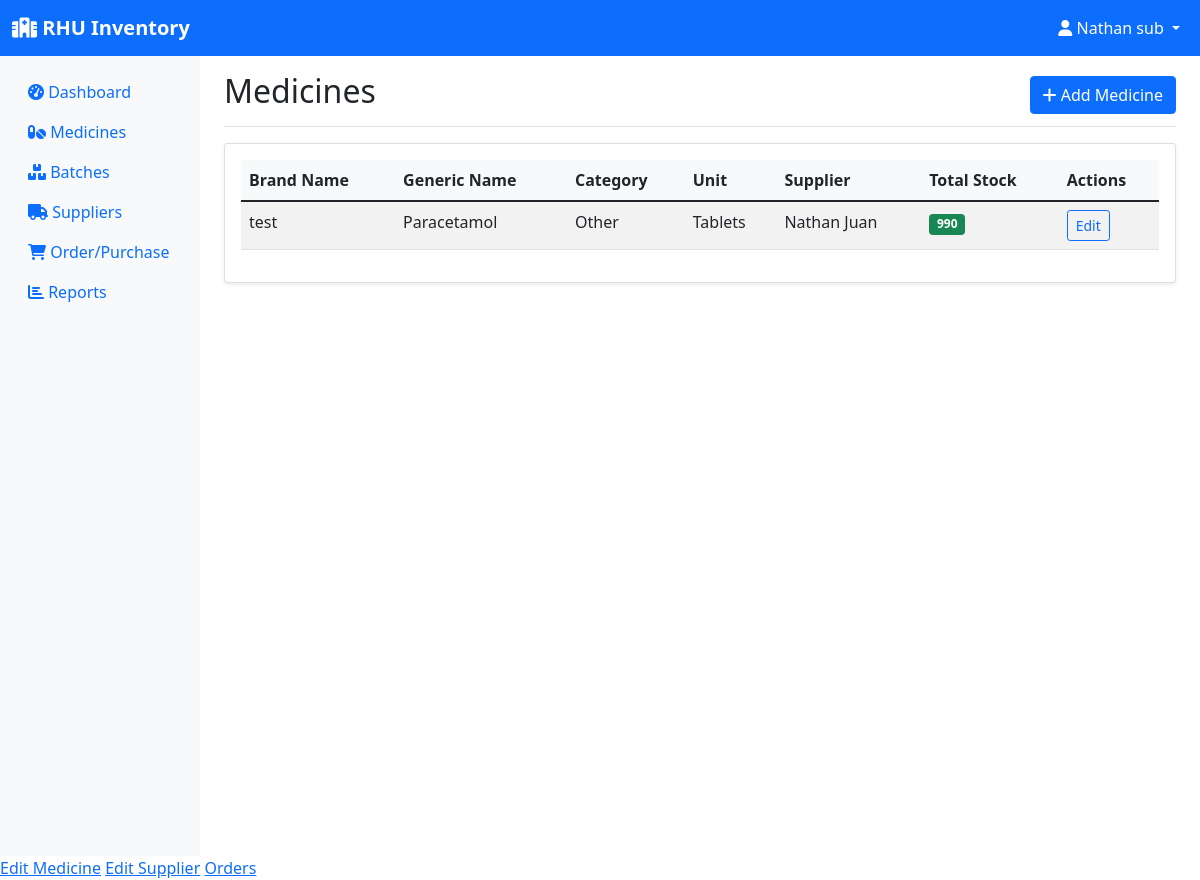
/inventory (signed in), run on the app's committed database.
### models.py (models this page shows, shortened)
class User(UserMixin, db.Model):
    id = db.Column(db.Integer, primary_key=True)
    username = db.Column(db.String(150), unique=True, nullable=False)
    password = db.Column(db.String(256), nullable=False)
    role = db.Column(db.String(20), nullable=False, default='employee')  # pharmacist, manager, assistant
    email = db.Column(db.String(120), unique=True, nullable=False)
    created_at = db.Column(db.DateTime, default=datetime.utcnow)

class Medicine(db.Model):
    id = db.Column(db.Integer, primary_key=True)
    name = db.Column(db.String(100), nullable=False)
    generic_name = db.Column(db.String(100))
    category = db.Column(db.String(50))
    unit = db.Column(db.String(20))  # e.g., tablets, bottles, etc.
    supplier_id = db.Column(db.Integer, db.ForeignKey('supplier.id'), nullable=False)
    created_at = db.Column(db.DateTime, default=datetime.utcnow)
    batches = db.relationship('Batch', backref='medicine', lazy=True)
    order_items = db.relationship('OrderItem', backref='medicine', lazy=True)
    @property
    def total_quantity(self):
        return sum(batch.quantity for batch in self.batches)

class Supplier(db.Model):
    id = db.Column(db.Integer, primary_key=True)
    name = db.Column(db.String(100), nullable=False)
    contact_person = db.Column(db.String(100))
    phone = db.Column(db.String(20))
    email = db.Column(db.String(120))
    address = db.Column(db.String(200))
    created_at = db.Column(db.DateTime, default=datetime.utcnow)
    medicines = db.relationship('Medicine', backref='supplier', lazy=True)
    orders = db.relationship('Order', backref='supplier', lazy=True)

class Batch(db.Model):
    id = db.Column(db.Integer, primary_key=True)
    batch_number = db.Column(db.String(50), nullable=False)
    medicine_id = db.Column(db.Integer, db.ForeignKey('medicine.id'), nullable=False)
    quantity = db.Column(db.Integer, nullable=False)
    expiration_date = db.Column(db.Date, nullable=False)
    manufacturing_date = db.Column(db.Date)
    unit_price = db.Column(db.Float)
    created_at = db.Column(db.DateTime, default=datetime.utcnow)
    transactions = db.relationship('StockTransaction', backref='batch', lazy=True)

### app.py (the view)
@app.route('/inventory')
@login_required
def inventory():
    medicines = Medicine.query.all()
    return render_template('inventory.html', medicines=medicines)

### app.py (called while the page is built)
@login_manager.user_loader
def load_user(user_id):
    return User.query.get(int(user_id))

### templates/inventory.html (shortened to what this page needs)
{% extends "base.html" %}
{% block content %}
<div class="d-flex justify-content-between flex-wrap flex-md-nowrap align-items-center pt-3 pb-2 mb-3 border-bottom">
    <h1 class="h2">Medicines</h1>
    {% if current_user.role != 'employee' %}
    <a href="{{ url_for('add_medicine') }}" class="btn btn-primary">
        <i class="fas fa-plus"></i> Add Medicine
    </a>
    {% endif %}
</div>
<div class="card">
    <div class="card-body">
        {% if medicines %}
        <div class="table-responsive">
            <table class="table table-striped">
                <thead>
                    <tr>
                        <th>Brand Name</th>
                        <th>Generic Name</th>
                        <th>Category</th>
                        <th>Unit</th>
                        <th>Supplier</th>
                        <th>Total Stock</th>
                        <th>Actions</th>
                    </tr>
                </thead>
                <tbody>
                    {% for medicine in medicines %}
                    <tr>
                        <td>{{ medicine.name }}</td>
                        <td>{{ medicine.generic_name or '-' }}</td>
                        <td>{{ medicine.category or '-' }}</td>
                        <td>{{ medicine.unit or '-' }}</td>
                        <td>{{ medicine.supplier.name }}</td>
                        <td>
                            <span class="badge bg-{{ 'danger' if medicine.total_quantity <= 10 else 'success' }}">
                                {{ medicine.total_quantity }}
                            </span>
                        </td>
                        <td>
                            {% if current_user.role != 'employee' %}
                                <a href="{{ url_for('edit_medicine', id=medicine.id) }}" class="btn btn-sm btn-outline-primary">
                                    Edit
                                </a>
                            {% endif %}
                        </td>
                    </tr>
                    {% endfor %}
                </tbody>
            </table>
        </div>
        {% else %}
        <div class="text-center py-4">
            <i class="fas fa-pills fa-3x text-muted mb-3"></i>
            <p class="text-muted">No medicines found. <a href="{{ url_for('add_medicine') }}">Add your first medicine</a>.</p>
        </div>
        {% endif %}
    </div>
</div>
{% endblock %}

### templates/base.html (shortened to what this page needs)
<!DOCTYPE html>
<html lang="en">
<head>
    <link href="https://cdn.jsdelivr.net/npm/bootstrap@5.1.3/dist/css/bootstrap.min.css" rel="stylesheet">
    <link href="https://cdnjs.cloudflare.com/ajax/libs/font-awesome/6.0.0/css/all.min.css" rel="stylesheet">
</head>
<body>
    <nav class="navbar navbar-expand-lg navbar-dark bg-primary">
        <div class="container-fluid">
            <a class="navbar-brand" href="{{ url_for('dashboard') }}">
                <i class="fas fa-hospital"></i> RHU Inventory
            </a>
            {% if current_user.is_authenticated %}
            <div class="navbar-nav ms-auto">
                <div class="nav-item dropdown">
                    <a class="nav-link dropdown-toggle text-white" href="#" id="navbarDropdown" role="button" data-bs-toggle="dropdown">
                        <i class="fas fa-user"></i> {{ current_user.username }}
                    </a>
                </div>
            </div>
            {% endif %}
        </div>
    </nav>
    <div class="container-fluid">
        <div class="row">
            {% if current_user.is_authenticated %}
            <nav class="col-md-3 col-lg-2 d-md-block sidebar collapse">
                <div class="position-sticky pt-3">
                    <ul class="nav flex-column">
                        <li class="nav-item">
                            <a class="nav-link" href="{{ url_for('dashboard') }}">
                                <i class="fas fa-tachometer-alt"></i> Dashboard
                            </a>
                        </li>
                        <li class="nav-item">
                            <a class="nav-link" href="{{ url_for('inventory') }}">
                                <i class="fas fa-pills"></i> Medicines
                            </a>
                        </li>
                        <li class="nav-item">
                            <a class="nav-link" href="{{ url_for('batches') }}">
                                <i class="fas fa-boxes"></i> Batches
                            </a>
                        </li>
                        <li class="nav-item">
                            <a class="nav-link" href="{{ url_for('suppliers') }}">
                                <i class="fas fa-truck"></i> Suppliers
                            </a>
                        </li>
                        <li class="nav-item">
                            <a class="nav-link" href="{{ url_for('orders') }}">
                                <i class="fas fa-shopping-cart"></i> Order/Purchase
                            </a>
                        </li>
                        <li class="nav-item">
                            <a class="nav-link" href="{{ url_for('reports') }}">
                                <i class="fas fa-chart-bar"></i> Reports
                            </a>
                        </li>
                    </ul>
                </div>
            </nav>
            {% endif %}
            <main class="{% if current_user.is_authenticated %}col-md-9 ms-sm-auto col-lg-10 px-md-4{% else %}col-12{% endif %}">
                {% block content %}{% endblock %}
            </main>
        </div>
    </div>
    {% if current_user.is_authenticated %}
        {% if current_user.role == 'admin' %}
            <a href="{{ edit_medicine_url }}">Edit Medicine</a>
            <a href="{{ edit_supplier_url }}">Edit Supplier</a>
            <a href="{{ orders_url }}">Orders</a>
            <a href="{{ reports_url }}">Reports</a>
        {% elif current_user.role == 'sub-admin' %}
            <a href="{{ edit_medicine_url }}">Edit Medicine</a>
            <a href="{{ edit_supplier_url }}">Edit Supplier</a>
            <a href="{{ orders_url }}">Orders</a>
        {% elif current_user.role == 'employee' %}
            <a href="{{ orders_url }}">Orders</a>
            <a href="{{ reports_url }}">Reports</a>
        {% endif %}
    {% endif %}
</body>
</html>

### templates/base.html (style rules this page uses)
.sidebar { min-height: 100vh; background-color: #f8f9fa; }
.navbar-brand { font-weight: bold; }
.card { box-shadow: 0 0.125rem 0.25rem rgba(0, 0, 0, 0.075); border: 1px solid rgba(0, 0, 0, 0.125); }
.btn-sm { padding: 0.25rem 0.5rem; font-size: 0.875rem; }
.table th { background-color: #f8f9fa; border-top: none; }

### data on the page
User: username "Nathan sub"
Medicine: name "test", generic_name "Paracetamol", category "Other", unit "Tablets", supplier.name "Nathan Juan", total_quantity "990"
